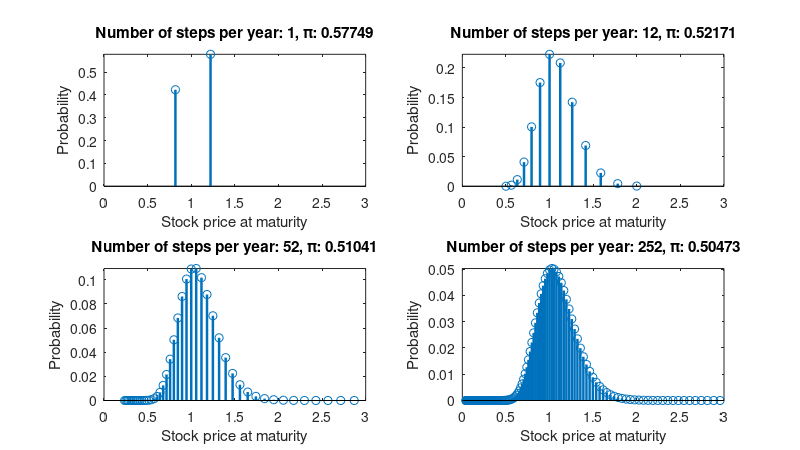

Here is the MATLAB script that generated this plot: (Note: this script raises an error after producing the figure.)
% L7_BSM_examples.m
%
% Examples of applying the Black-Scholes-Merton option pricing formula
% 
%   $ Author: Thijs van der Heijden $  
%   $ Revision: 1.0.0 $  
%   $ Date: 2016/09/02 $

%% Housekeeping
clear;
fprintf('\n\n*** In %s ***\n\n',mfilename)
% format long; % use this is you want to display lots of decimal places
%#ok<*NOPTS>

% Plot set up
width = 8;     % Width in inches
height = 4.5;    % Height in inches
alw = 0.75;    % AxesLineWidth
fsz = 11;      % Fontsize
lw = 1.8;      % LineWidth
msz = 8;       % MarkerSize

%% Distribution of future stock prices in a binomial tree 
% Increasing the number of time-steps in the tree while keeping the total
% horizon constant. This illustrates how the binomial tree converges to a normal
% distribution.
fprintf('\n** Distribution of future stock prices in binomial tree **\n')
sigma = 0.2
T = 1
dt = [1 1/12 1/52 1/252]
r = 0.05

figure(1);
pos = get(gcf, 'Position');
set(gcf, 'Position', [pos(1) pos(2) width*100, height*100]); %<- Set size
set(gca, 'FontSize', fsz, 'LineWidth', alw); %<- Set properties
for i = 1:length(dt)
    nT = T / dt(i)
    U = exp(sigma * sqrt(dt(i)))
    D = 1 / U
    % risk-neutral probability of up move in the tree
    pie = (exp(r * dt(i)) - D) / (U - D) 
    % Potential stock prices as number of upward steps taken
    log_return = (nT:-2:-nT) * log(U);
    S = exp(log_return);
    prob = binopdf(nT:-1:0, nT, pie);
    
    subplot(2, 2, i)
    %stem(log_return, prob, 'LineWidth', lw);
    %xlabel('Cumulative log return')
    stem(S, prob, 'LineWidth', lw);
    xlabel('Stock price at maturity')
    ylabel('Probability');
    title(['Number of steps per year: ', num2str(1/dt(i)) ', \pi: ', ...
        num2str(pie)])
    axis([0 3 0 inf])
end

set(gcf, 'InvertHardcopy', 'on');
set(gcf, 'PaperUnits', 'inches');
papersize = get(gcf, 'PaperSize');
left = (papersize(1)- width)/2;
bottom = (papersize(2)- height)/2;
myfiguresize = [left, bottom, width, height];
set(gcf, 'PaperPosition', myfiguresize);

saveas(gcf, './figures/binomial_tree_growth.png')
close(gcf)


%% Call option price
fprintf('\n** Call option price in Black-Scholes-Merton model **\n')
S0 = 65
K = 70
T = 3/12
r = 0.0953
sigma = 0.35

d1 = (log(S0/K) + (r + 0.5 * sigma^2) * T) / (sigma * sqrt(T))
d2 = d1 - sigma * sqrt(T)

Nd1 = normcdf(d1)
Nd2 = normcdf(d2)

c = S0 * Nd1 - K * exp(-r*T) * Nd2

p = K * exp(-r*T) * normcdf(-d2) - S0 * normcdf(-d1)

p_pcp = c + K * exp(-r*T) - S0



%% Put price
fprintf('\n** Put price example for both Black-Scholes and binomial tree **\n')
% Black-Scholes
K = 105
S0 = 100
r = 0.05
T = 9/12
sigma = 0.15

d1 = (log(S0/K) + (r + 0.5 * sigma^2) * T) / (sigma * sqrt(T))
d2 = d1 - sigma * sqrt(T)

p = K * exp(-r * T) * normcdf(-d2) - S0 * normcdf(-d1)

% Binomial tree
% Even though we use the CRR tree here, we still need to use the 'binpriceJR' function
% as we are considering a European put option, which is not implemented in the standard
% 'binprice' function.
dt = 1/4
U = exp(sigma * sqrt(dt))
D = 1 / U
R = exp(r * dt) - 1
pie = (1 + R - D) / (U - D)

[pr, p] = binpriceJR(S0, K, r, T, dt, sigma, 2, 0, 0, 0, U, D)



%% Practice question 1
fprintf('\n** Practice question 1 **\n')
S0 = 10
K = 10.50
sigma = 0.2
T = 3/12
r = 0.02

d1 = (log(S0/K) + (r + 0.5 * sigma^2) * T) / (sigma * sqrt(T))
d2 = d1 - sigma * sqrt(T)

Nd1 = normcdf(d1)
Nd2 = normcdf(d2)

[c, p] = blsprice(S0, K, r, T, sigma, 0)

%% Practice question 2, 3 & 4
fprintf('\n** Practice questions 2, 3 & 4 **\n')
S0 = 10
K = 10.50
sigma = 0.2
T = 3/12
r = 0.02
div = 0.50
div_t = 2/12

S0t = S0 - div * exp(-r * div_t)
d1 = (log(S0t/K) + (r + 0.5 * sigma^2) * T) / (sigma * sqrt(T))
d2 = d1 - sigma * sqrt(T)

Nd1 = normcdf(d1)
Nd2 = normcdf(d2)

[c, p] = blsprice(S0t, K, r, T, sigma, 0)

p_pcp = c + K * exp(-r * T) - S0t



dt = 1/12
U = exp(sigma * sqrt(dt))
D = 1/U
pie = (exp(r * dt) - D) / (U - D)

% First part of the stock price tree, before dividend payment
S = triu(S0 * U.^[0:2; 0 0 1; 0 0 0] .* D.^[0 0 0; 0 1 1;0 0 2])

% Second part of the stock price tree, dividend payment and after.
% We use the kronecker product here to expand the tree to make room for future nodes now that the 
% tree no longer recombines.
S2 = [kron(S(:,3)-div, [1;0]) kron(S(:,3)-div, [U; D])]

% European put option in second part of tree. First determine final payoff. Then move backwards in time.
% The second last period, just after the dividend payment, there are three values again, but next period,
% because the tree does not recombine anymore, there will be six possible values. The tree is now set up
% such that we take the top two elements of the final payout of 'c' and multiply them with pie and 1-pie,
% respectively, then discount using the risk free rate to get the call value one period earlier in the 
% top node (S = 170). Similarly for the other nodes.
p2 = max(K - S2(:,2), 0);
p2 = [zeros(6, 1), p2];
p2(1:2:5, 1) = kron(eye(3), [pie 1-pie]) * p2(:,2) * exp(-r * dt)

% Move back in tree of part one using the option values in the second part
p = [zeros(3, 2), p2(1:2:5,1)];
for n = 2:-1:1
    k = 1:n;
    p(k, n) = (pie*p(k,n+1) + (1-pie)*p(k+1,n+1))*exp(-r*dt);
end
p

% American put option. Early exercise may be optimal directly after the dividend has been
% paid.
P = [zeros(3, 2), max(p2(1:2:5, 1), K - S2(1:2:5, 1))];
for n = 2:-1:1
    k = 1:n;
    discopt = (pie*P(k,n+1) + (1-pie)*P(k+1,n+1))*exp(-r*dt);
    P(k, n) = max(discopt, K - S(k, n));
end
P


%% Practice question 5
fprintf('\n** Practice question 5 **\n')
S0 = 5550
K = 5500
sigma = 0.25
T = 4/12
r = 0.02
q = 0.03 % dividend yield

F = S0 * exp((r - q) * T) % Forward price
d1 = (log(F/K) + 0.5 * sigma^2 * T) / (sigma * sqrt(T))
d2 = d1 - sigma * sqrt(T)

Nd1 = normcdf(d1)
Nd2 = normcdf(d2)

% Compute option price using alternative formula using forward price directly
c_alt = F * exp(-r*T) * Nd1 - K*exp(-r*T) * Nd2

% Compute option prices using Black-Scholes formula with dividend yield argument
[c, p] = blsprice(S0, K, r, T, sigma, q)

p_pcp = c + K * exp(-r*T) - S0*exp(-q*T)




